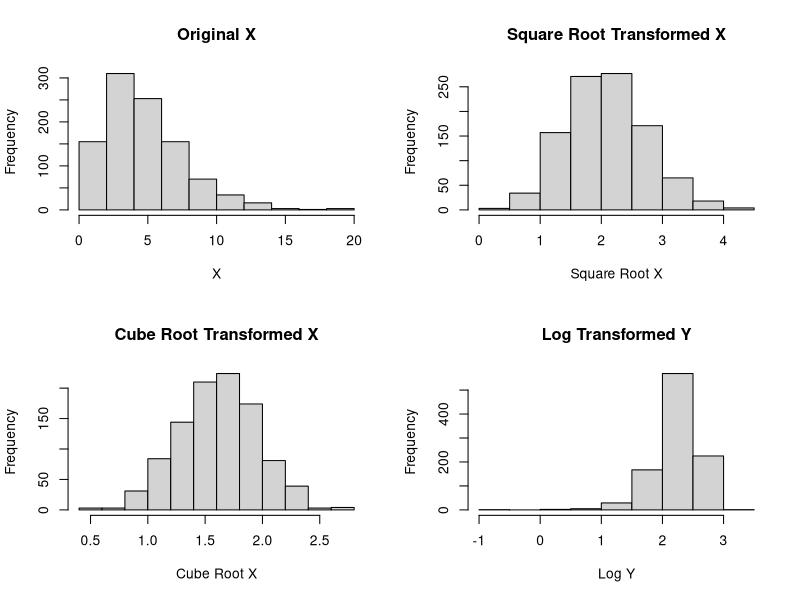

Write R code to recreate this figure.
## ---- chunk 1
knitr::opts_chunk$set(echo = TRUE)
## ---- chunk 2
# Generating dummy data
set.seed(123)
n <- 1000  # Total number of samples
data <- data.frame(
  x = rchisq(n, df = 5),  # Chi-squared distribution
  y = rnorm(n, mean = 10, sd = 3)  # Normal distribution
)
## ---- chunk 3
# Square root transformation
data$sqrt_x <- sqrt(data$x)
## ---- chunk 4
# Cube root transformation
data$root_x <- data$x^(1/3)
## ---- chunk 5
# Natural logarithm transformation
data$log_y <- log(data$y)
## ---- chunk 6
# Visualizing transformations
par(mfrow = c(2, 2))
hist(data$x, main = "Original X", xlab = "X")
hist(data$sqrt_x, main = "Square Root Transformed X", xlab = "Square Root X")
hist(data$root_x, main = "Cube Root Transformed X", xlab = "Cube Root X")
hist(data$log_y, main = "Log Transformed Y", xlab = "Log Y")
